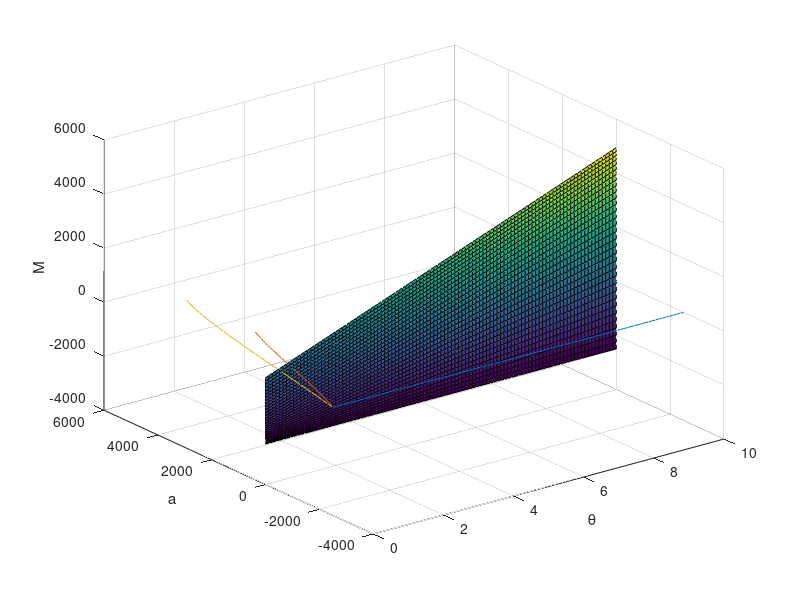

Here is the MATLAB script that generated this plot:
clear all; clc;
domain_xita = [0:0.05:pi/2];
domain_a = [0:0.1:10];
[XITA,A] = meshgrid(domain_xita, domain_a);
M = 500.* ( A.*sin(XITA) -5.*cos(XITA) );
surf(A,XITA,M);
xlabel('\theta');ylabel('a');zlabel('M');
fprintf("Question 1 Completed, Press any key to continue...\n");
pause 
hold on;
plot ( domain_a, M(:,1));
plot ( domain_xita, M(50,:));
plot ( domain_xita, M(101,:));
fprintf("Question 2 Completed, Press any key to continue...\n");
